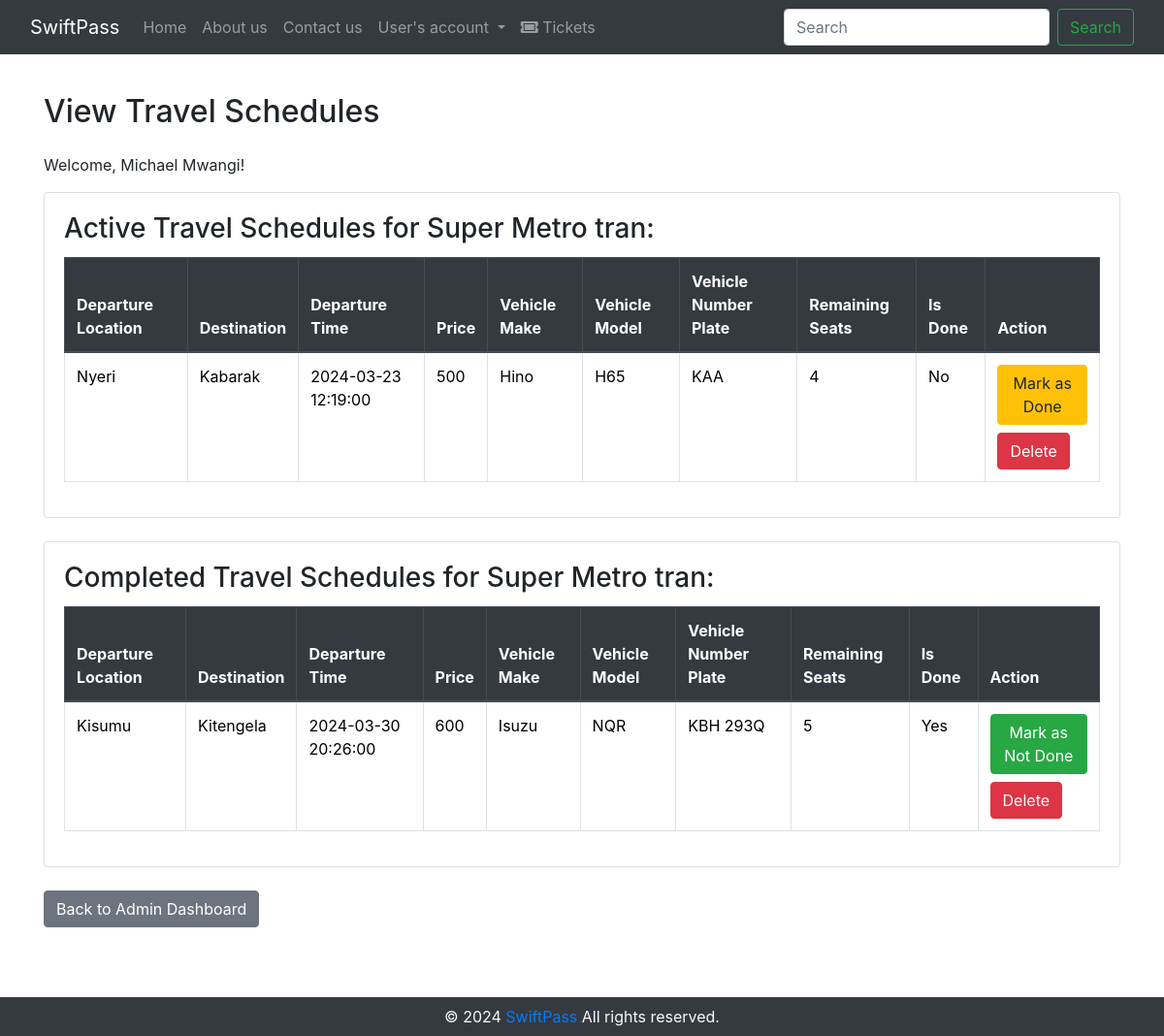
/sacco/travel_schedules.php (signed in), run on the app's committed database.
### tables this page shows
CREATE TABLE `user` (
                        `id` int(11) NOT NULL,
                        `first_name` varchar(255) NOT NULL,
                        `last_name` varchar(255) NOT NULL,
                        `email` varchar(120) NOT NULL,
                        `password` varchar(60) NOT NULL,
                        `role` varchar(20) NOT NULL,
                        `date_created` datetime DEFAULT current_timestamp(),
                        `token` varchar(100) DEFAULT NULL,
                        `is_verified` tinyint(1) DEFAULT 0,
                        `driver_license` varchar(20) DEFAULT NULL,
                        `sacco_role` varchar(20) DEFAULT NULL,
                        `sacco_id` int(11) DEFAULT NULL
);

CREATE TABLE `sacco` (
                         `id` int(11) NOT NULL,
                         `name` varchar(255) NOT NULL
);

CREATE TABLE `travelschedule` (
                                  `id` int(11) NOT NULL,
                                  `departure_location` varchar(255) NOT NULL,
                                  `destination` varchar(255) NOT NULL,
                                  `departure_time` datetime NOT NULL DEFAULT current_timestamp(),
                                  `price` float NOT NULL,
                                  `vehicle_id` int(11) NOT NULL,
                                  `is_done` tinyint(1) NOT NULL DEFAULT 0
);

CREATE TABLE `vehicle` (
                           `id` int(11) NOT NULL,
                           `make` varchar(50) NOT NULL,
                           `model` varchar(50) NOT NULL,
                           `registration_plate` varchar(20) NOT NULL,
                           `capacity` int(11) NOT NULL,
                           `sacco_id` int(11) NOT NULL,
                           `driver_id` int(11) DEFAULT NULL
);

### sacco/travel_schedules.php (the view, shortened to what this page needs)
<?php
$pageTitle = "View Travel Schedules";
include '../auth/database.php';
$adminId = $_SESSION["user"]["id"];
$adminQuery = "SELECT u.*, s.name AS sacco_name
                FROM User u
                LEFT JOIN Sacco s ON u.sacco_id = s.id
                WHERE u.id = '$adminId'";
$adminResult = mysqli_query($conn, $adminQuery);
$adminInfo = mysqli_fetch_assoc($adminResult);
$activeSchedulesQuery = "SELECT ts.*, v.make, v.model, v.registration_plate,
                        v.capacity - COUNT(t.seat_number) AS remaining_seats
                  FROM TravelSchedule ts
                  INNER JOIN Vehicle v ON ts.vehicle_id = v.id
                  LEFT JOIN Ticket t ON ts.id = t.travel_schedule_id
                  WHERE v.sacco_id = '{$adminInfo['sacco_id']}'
                    AND ts.is_done = 0
                  GROUP BY ts.id";
$activeSchedulesResult = mysqli_query($conn, $activeSchedulesQuery);
$completedSchedulesQuery = "SELECT ts.*, v.make, v.model, v.registration_plate,
                        v.capacity - COUNT(t.seat_number) AS remaining_seats
                  FROM TravelSchedule ts
                  INNER JOIN Vehicle v ON ts.vehicle_id = v.id
                  LEFT JOIN Ticket t ON ts.id = t.travel_schedule_id
                  WHERE v.sacco_id = '{$adminInfo['sacco_id']}'
                    AND ts.is_done = 1
                  GROUP BY ts.id";
$completedSchedulesResult = mysqli_query($conn, $completedSchedulesQuery);
?>
<!DOCTYPE html>
<html lang="en">
<head>
    <link href="https://stackpath.bootstrapcdn.com/bootstrap/4.5.2/css/bootstrap.min.css" rel="stylesheet">
</head>
<body>
<div class="container mt-4">
    <h2 class="mb-4"><?php echo $pageTitle; ?></h2>
    <p>Welcome, <?php echo $adminInfo['first_name'] . ' ' . $adminInfo['last_name']; ?>!</p>
    <div class="card">
        <div class="card-body">
            <h3 class="card-title">Active Travel Schedules for <?php echo $adminInfo['sacco_name']; ?>:</h3>
            <?php if (mysqli_num_rows($activeSchedulesResult) > 0) : ?>
                <div class="table-responsive">
                    <table class="table table-bordered">
                        <thead class="thead-dark">
                        <tr>
                            <th>Departure Location</th>
                            <th>Destination</th>
                            <th>Departure Time</th>
                            <th>Price</th>
                            <th>Vehicle Make</th>
                            <th>Vehicle Model</th>
                            <th>Vehicle Number Plate</th>
                            <th>Remaining Seats</th>
                            <th>Is Done</th>
                            <th>Action</th>
                        </tr>
                        </thead>
                        <tbody>
                        <?php while ($schedule = mysqli_fetch_assoc($activeSchedulesResult)) : ?>
                            <tr>
                                <td><?php echo $schedule['departure_location']; ?></td>
                                <td><?php echo $schedule['destination']; ?></td>
                                <td><?php echo $schedule['departure_time']; ?></td>
                                <td><?php echo $schedule['price']; ?></td>
                                <td><?php echo $schedule['make']; ?></td>
                                <td><?php echo $schedule['model']; ?></td>
                                <td><?php echo $schedule['registration_plate']; ?></td>
                                <td><?php echo $schedule['remaining_seats']; ?></td>
                                <td><?php echo $schedule['is_done'] ? 'Yes' : 'No'; ?></td>
                                <td>
                                    <div class="btn-group-vertical">
                                        <form method="post" action="<?php echo htmlspecialchars($_SERVER["PHP_SELF"]); ?>">
                                            <button type="submit" class="btn <?php echo $schedule['is_done'] ? 'btn-success' : 'btn-warning'; ?> btn-block">
                                                <?php echo $schedule['is_done'] ? 'Mark as Not Done' : 'Mark as Done'; ?>
                                            </button>
                                        </form>
                                        <form method="post" action="<?php echo htmlspecialchars($_SERVER["PHP_SELF"]); ?>">
                                            <button type="submit" name="delete_schedule" class="btn btn-danger btn-block">Delete</button>
                                        </form>
                                    </div>
                                </td>
                            </tr>
                        <?php endwhile; ?>
                        </tbody>
                    </table>
                </div>
            <?php else : ?>
                <p>No active travel schedules found for <?php echo $adminInfo['sacco_name']; ?>.</p>
            <?php endif; ?>
        </div>
    </div>
    <div class="card mt-4">
        <div class="card-body">
            <h3 class="card-title">Completed Travel Schedules for <?php echo $adminInfo['sacco_name']; ?>:</h3>
            <?php if (mysqli_num_rows($completedSchedulesResult) > 0) : ?>
                <div class="table-responsive">
                    <table class="table table-bordered">
                        <thead class="thead-dark">
                        <tr>
                            <th>Departure Location</th>
                            <th>Destination</th>
                            <th>Departure Time</th>
                            <th>Price</th>
                            <th>Vehicle Make</th>
                            <th>Vehicle Model</th>
                            <th>Vehicle Number Plate</th>
                            <th>Remaining Seats</th>
                            <th>Is Done</th>
                            <th>Action</th>
                        </tr>
                        </thead>
                        <tbody>
                        <?php while ($schedule = mysqli_fetch_assoc($completedSchedulesResult)) : ?>
                            <tr>
                                <td><?php echo $schedule['departure_location']; ?></td>
                                <td><?php echo $schedule['destination']; ?></td>
                                <td><?php echo $schedule['departure_time']; ?></td>
                                <td><?php echo $schedule['price']; ?></td>
                                <td><?php echo $schedule['make']; ?></td>
                                <td><?php echo $schedule['model']; ?></td>
                                <td><?php echo $schedule['registration_plate']; ?></td>
                                <td><?php echo $schedule['remaining_seats']; ?></td>
                                <td><?php echo $schedule['is_done'] ? 'Yes' : 'No'; ?></td>
                                <td>
                                    <div class="btn-group-vertical">
                                        <form method="post" action="<?php echo htmlspecialchars($_SERVER["PHP_SELF"]); ?>">
                                            <button type="submit" class="btn <?php echo $schedule['is_done'] ? 'btn-success' : 'btn-warning'; ?> btn-block">
                                                <?php echo $schedule['is_done'] ? 'Mark as Not Done' : 'Mark as Done'; ?>
                                            </button>
                                        </form>
                                        <form method="post" action="<?php echo htmlspecialchars($_SERVER["PHP_SELF"]); ?>">
                                            <button type="submit" name="delete_schedule" class="btn btn-danger btn-block">Delete</button>
                                        </form>
                                    </div>
                                </td>
                            </tr>
                        <?php endwhile; ?>
                        </tbody>
                    </table>
                </div>
            <?php else : ?>
                <p>No completed travel schedules found for <?php echo $adminInfo['sacco_name']; ?>.</p>
            <?php endif; ?>
        </div>
    </div>
    <a href="sacco_admin_dashboard.php" class="btn btn-secondary mt-4">Back to Admin Dashboard</a>
</div>
</body>
</html>
<?php
include('../layout.php');
?>

### data on the page
user: first_name "Michael", last_name "Mwangi", sacco.name "Super Metro tran"
travelschedule: departure_location "Nyeri", destination "Kabarak", departure_time "2024-03-23 12:19:00", price "500", vehicle.make "Hino", vehicle.model "H65", vehicle.registration_plate "KAA", remaining_seats "4", is_done "No"
travelschedule: departure_location "Kisumu", destination "Kitengela", departure_time "2024-03-30 20:26:00", price "600", vehicle.make "Isuzu", vehicle.model "NQR", vehicle.registration_plate "KBH 293Q", remaining_seats "5", is_done "Yes"

### other printed values
$pageTitle "Home"
$pageTitle "About us"
$pageTitle "Contact us"
$pageTitle "User's account"
$pageTitle "Tickets"
$pageTitle "View Travel Schedules"
